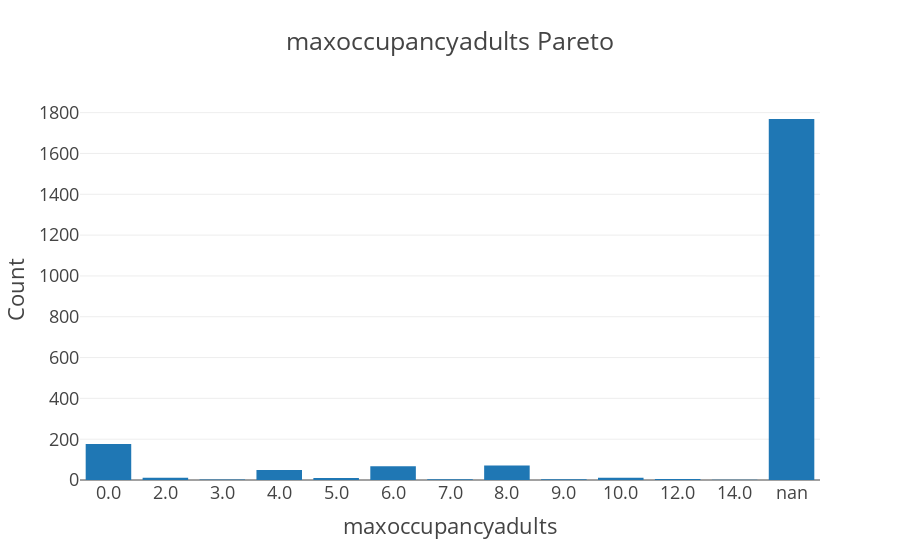

Notebook code cell kept with this figure:
### Markdown cell above
*maxoccupancyadults* also has mostly missing values (1769 out of 2181). Besides missing values, the majority of the data has a value of 0. A value of 0 may correspond to 'no limit' in occupancy. Browsing through dozens of units in different cities on the actual Vacasa website, I was never able to find a unit that didn't have a max occupancy. Our sample 24292 for example also has a value of 0 but on the actual listing it has a max occupancy of 5. Of course, this feature may have been changed since this data was initially collected.

### Code cell
d1 = units.maxoccupancyadults.value_counts(dropna=False).sort_index()
fig = go.Figure(go.Bar(x=d1.index.astype(str), y=d1))
fig.update_layout(title='maxoccupancyadults Pareto', 
                  xaxis={'type':'category', 'title':'maxoccupancyadults'},
                 yaxis={'title':'Count'})

fig.show()

### Figure 1 — Plotly figure (JSON) as saved in the notebook; plotly's stock layout.template omitted (floating-point values rounded to 4 significant figures)
{"data": [{"type": "bar", "x": ["0.0", "2.0", "3.0", "4.0", "5.0", "6.0", "7.0", "8.0", "9.0", "10.0", "12.0", "14.0", "nan"], "y": [176, 11, 3, 49, 10, 67, 4, 71, 4, 11, 5, 1, 1769]}], "layout": {"autosize": true, "title": {"text": "maxoccupancyadults Pareto"}, "xaxis": {"autorange": true, "range": [-0.5, 12.5], "title": {"text": "maxoccupancyadults"}, "type": "category"}, "yaxis": {"autorange": true, "range": [0, 1862.0], "title": {"text": "Count"}, "type": "linear"}}}
